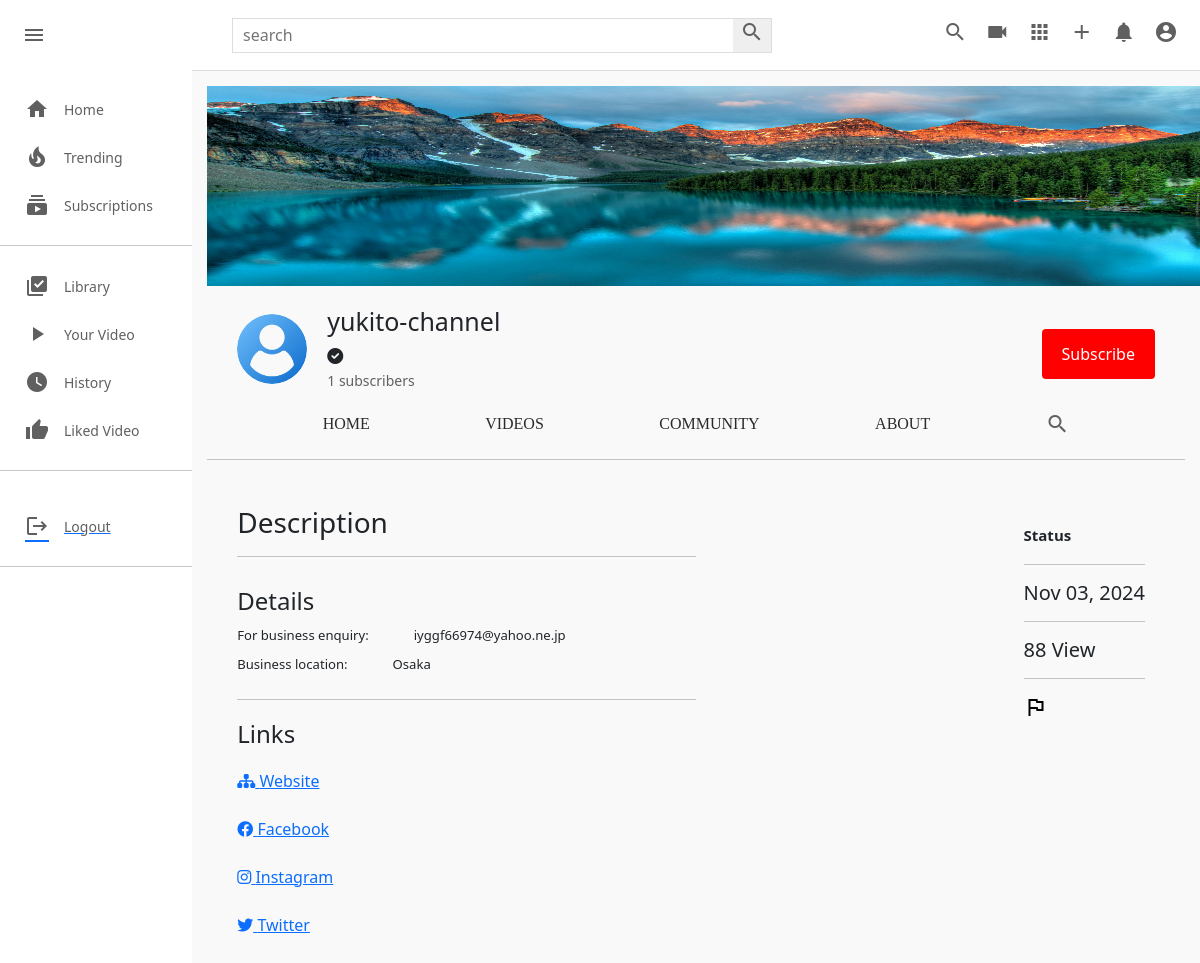
The page /c/1/about/ (signed in) on the database its author committed.
### channel/models.py (models this page shows, shortened)
class Channel(models.Model):
    channel_art=models.ImageField(upload_to=user_directory_path,default='images/channel-art.jpg')
    image=models.ImageField(upload_to=user_directory_path,default='images/user-image.png')
    full_name=models.CharField(max_length=100)
    channel_name=models.CharField(max_length=100)
    description=models.TextField(null=True,blank=True)
    keyword=TaggableManager(blank=True)
    date=models.DateTimeField(auto_now_add=True)
    status=models.CharField(choices=STATUS,max_length=100,default='Active')
    user=models.OneToOneField(User,on_delete=models.SET_NULL,null=True,related_name="channel")
    subscribers=models.ManyToManyField(User,related_name="user_subs",blank=True)
    verified=models.BooleanField(default=False)
    total_view=models.PositiveIntegerField(default=0)
    business_email=models.EmailField(null=True,blank=True)
    make_business_email_public=models.BooleanField(default=False)
    business_location=models.CharField(null=True,blank=True,max_length=100)
    make_business_location_public=models.BooleanField(default=False)
    website=models.URLField(default='https://www.udemy.com/home')
    instagram=models.URLField(default='https://www.udemy.com/home')
    facebook=models.URLField(default='https://www.udemy.com/home')
    twitter=models.URLField(default='https://www.udemy.com/home')

### channel/views.py (the view)
# urls.py: path("<channel_name>/about/",views.channel_about,name='channel-about'),
def channel_about(request,channel_name):
    channel=get_object_or_404(Channel,id=channel_name)
    context={
        'channel': channel,
    }
    return render(request,'channel/channel_about.html',context)

### templates/channel/channel_about.html (shortened to what this page needs)
{% extends 'base.html' %}
{% load static %}
{% block style %}
<link rel="stylesheet" href="{% static 'css/style.css' %}" type="text/css">
<link rel="stylesheet" href="{% static 'css/channel-community.css' %}" type="text/css">
<link rel="stylesheet" href="{% static 'css/channel.css' %}" type="text/css">
{% endblock style %}
{% block content %}
    <div class="mainBody">
       {% include 'partials/sidebar.html' %}
       <div class="videos">
            {% include 'channel/partials/channel-header.html' %}
            <div class="conteent-border">
                <div class="about-div">
                    <div class="about-left">
                        <h3>Description</h3>
                        <hr>
                        <div class="about-details">
                            <div>
                                <h4>Details</h4>
                            </div>
                            {% if channel.make_business_email_public == True %}
                            <div class="about-biz">
                                <h3><small>For business enquiry:</small></h3>
                                <h3 class="left-h4"><small>{{ channel.business_email }}</small></h3>
                            </div>
                            {% endif %}
                            {% if channel.make_business_location_public == True %}
                            <div class="about-biz">
                                <h3><small>Business location:</small></h3>
                                <h3 class="left-h4"><small>{{ channel.business_location }}</small></h3>
                            </div>
                            {% endif %}
                        </div>
                        <hr>
                        <div class="links">
                            <h4>Links</h4>
                            <div class="links-content">
                                <a href="{{channel.website}}"><i class="fa-solid fa-sitemap"></i>  Website</a> <br><br>
                                <a href="{{channel.facebook}}"><i class="fa-brands fa-facebook"></i>  Facebook</a> <br><br>
                                <a href="{{channel.instgram}}"><i class="fa-brands fa-instagram"></i>  Instagram</a> <br><br>
                                <a href="{{channel.twitter}}"><i class="fa-brands fa-twitter"></i>  Twitter</a>
                            </div>
                        </div>
                    </div>
                    <div class="about-right">
                        <h4><b>Status</b></h4>
                        <hr>
                        <div class="status">
                            <h5>{{channel.date|date:"M d, Y"}}</h5>
                            <hr>
                            <h5>{{channel.total_view}} View{{channel.total_views|pluralize}}</h5>
                            <hr>
                            <h5>
                                <i class="material-symbols-outlined">flag</i>
                            </h5>
                        </div>
                    </div>
                </div>
            </div>
       </div>
    </div>
{% endblock content %}

### templates/channel/partials/channel-header.html (shortened to what this page needs)
{% include 'partials/alert.html' %}
<div class="channel-art">
    {% if channel.channel_art.url %}
    <img  src="{{ channel.channel_art.url }}" alt="">
    {% else %}
    <img src="https://wallpaper.dog/large/10702685.jpg" alt="">
    {% endif %}
</div>
<div class="channel-header flex">
    <div class="channel-img-title flex">
        {% if channel.image %}
        <img class="img" src="{{channel.image.url}}" alt="">
        {% else %}
        <img class="img" src="https://thumbs.dreamstime.com/b/default-avatar-profile-vector-user-profile-default-avatar-profile-vector-user-profile-profile-179376714.jpg" alt="">
        {% endif %}
        <div class="channel-image-texts">
            <h4 class="flex">{{channel.channel_name}}</h4>
            {% if channel.verified == True %} <i class="fas fa-check-circle"></i> {% endif %} <br>
            <span id="count">{{channel.subscribers.all.count}}</span><span> subscribers</span>
        </div>
    </div>
    <div class="channel-header-btns">
        {% if request.user != channel.user %}
        <div><button id="sub_btn" onclick="addsub()" class="channel-subscribe sub_button_channel">Subscribe</button></div>
        {% endif %}
    </div>
</div>
<div class="channel-header-links flex">
    <a href="{% url 'channel-profile' channel.id %}" class="display-this">Home</a>
    <a href="{% url 'channel-videos' channel.id %}" class="display-this">Videos</a>
    <a href="{% url 'channel-community' channel.id %}" class="dont-display-thdis">Community</a>
    <a href="{% url 'channel-about' channel.id %}" class="displhray-this">About</a>
    <a href="" class="dont-display-this"><i class="material-icons">search</i></a>
</div>
<hr>

### static/css/style.css (style rules this page uses)
* { margin: 0; padding: 0; box-sizing: border-box; }
body { font-family: 'Roboto','sans-serif'; }
.material-icons { color: rgb(96, 96, 96); }
.mainBody { height: calc(100vh - 70px); display: flex; overflow: hidden; }
hr { height: 1px; background-color: #e5e5e5; border: none; }
.videos { background-color: #f9f9f9; width: 100%; height: 100%; padding: 15px 15px; border-top: 1px solid #ddd; overflow-y: scroll; }
.title a, span { text-decoration: none; color: rgb(96, 96, 96); font-size: 14px; }

### static/css/channel-community.css (style rules this page uses)
.material-symbols-outlined { transition: 0.5s; color: black; }
.about-div { padding: 30px; font-weight: 300; display: flex; justify-content: space-between; }
.about-left { width: 50%; }
.about-left h3 { margin-bottom: 10px; font-weight: 400; }
.about-left h4 { margin-bottom: 10px; font-weight: 300; }
.about-left .about-details { margin-top: 10px; }
.about-left .about-details h4 { margin-top: 30px; font-weight: 500; }
.about-left .about-details .about-biz { display: flex; }
.about-biz h3 { font-size: 15px; }
.about-biz .left-h4 { padding-left: 45px; font-size: 15px; }
.links { margin-top: 20px; }
.links h4 { font-weight: 400; }
.links-content { padding-top: 10px; }
.about-right { float: left; margin-right: 10px; }
.about-right h4 { font-weight: bolder; }
.about-right h4, h5 { margin-bottom: 20px; margin-top: 20px; font-size: 15px; font-weight: normal; }
a { text-decoration: none; }

### static/css/channel.css (style rules this page uses)
.channel-art img { width: 1100px; height: 200px; }
.channel-art { width: 1100px; height: 200px; }
.flex { display: flex; }
.channel-header { margin: 20px 30px; align-items: center; justify-content: space-between; }
.channel-img-title { align-items: center; }
.channel-img-title .img { width: 70px; height: 70px; object-fit: cover; border-radius: 50px; }
.channel-img-title .channel-image-texts { margin-left: 20px; }
.channel-image-texts h4 { font-size: 25px; font-weight: 500; }
.channel-header-btns { display: flex; }
.channel-header-btns .channel-subscribe { background-color: rgb(255, 0, 0); color: white; border-radius:4px; }
.channel-header-links { justify-content: space-evenly; }
.channel-header-links a { text-decoration: none; text-transform: uppercase; font-family: poppins; color: rgb(43, 43, 43); font-weight: 500; }
.sub_button_channel { background-color: red; color: white; border: none; margin-top: 10px; padding: 13px 20px; }

### templates/channel/channel_about.html (style rules this page uses)
a { color: black; }

### rows shown on the page
Channel: channel_art (picture), image (picture), channel_name "yukito-channel", subscribers.all.count "1", business_email "iyggf66974@yahoo.ne.jp", business_location "Osaka", date "Nov 03, 2024", total_view "88"
